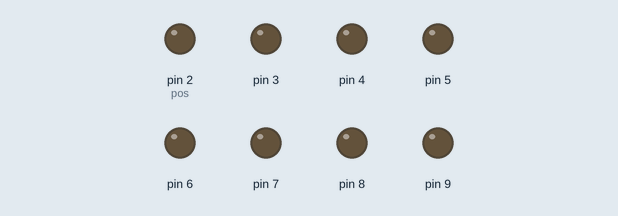
Recording of a sketch running on a simulated Arduino Uno, built with avr-gcc and run on an emulated ATmega328P. On the bench: output pins drawn as LEDs (lit = HIGH).

Above: at 0.1 s.
At 4.1 s:
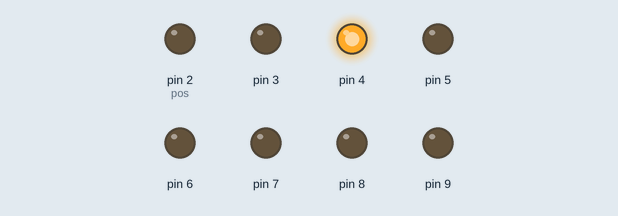
At 9.1 s:
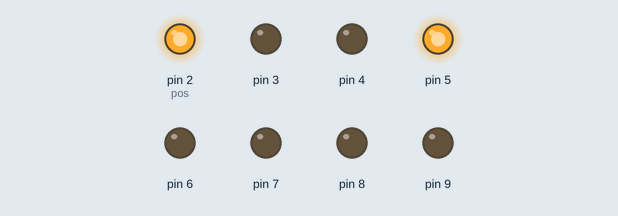
At 19.1 s:
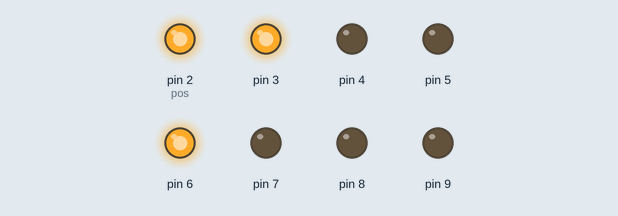
At 29.1 s:
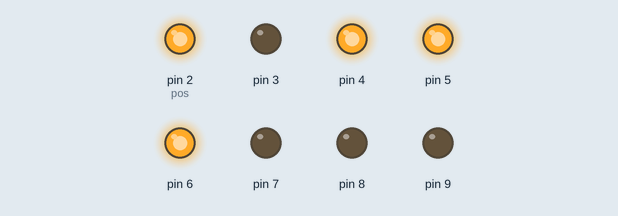
At 39.1 s:
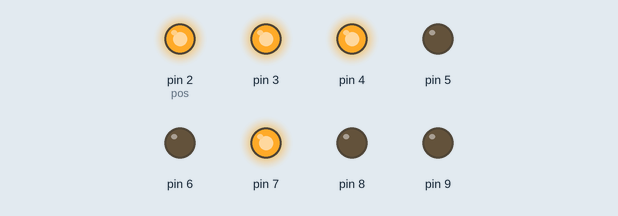
Timing chart, 0 to 40.0 s (numbered marks = the images above):
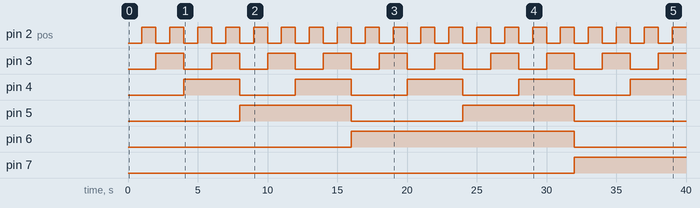

Measured:
- by itself, pin 2 (pos): alternates HIGH for 1.0 s and LOW for 1.0 s
- by itself, pin 3: alternates HIGH for 2.0 s and LOW for 2.0 s
- by itself, pin 4: alternates HIGH for 4.0 s and LOW for 4.0 s
- by itself, pin 5: alternates HIGH for 8.0 s and LOW for 8.0 s
- by itself, pin 6: LOW → HIGH at 16.0 s, → LOW 16.0 s later
- by itself, pin 7: LOW → HIGH at 32.0 s

The sketch:

LED_DEC_BIN.ino
```cpp
void setup() {
  // put your setup code here, to run once:
for(int i=2; i<10; i++){
  pinMode(i, OUTPUT);
}
}

int decNum=0;
int pos=2;
void loop() {
  // put your main code here, to run repeatedly:

// decNum숫자를 2진수로 바꾸고, 0번bit부터 8번 bit까지 순차적으로 추출하여
// 그 값을 D2부터 9번에 출력하여 LED가 2진수를 표현하도록 한다

for(int i=0; i<8; i++){

  int bit=bitRead(decNum,i);
  digitalWrite(pos++,bit);

}
delay(1000);
if(decNum++ >255) decNum=0;
pos=2;
}
```
